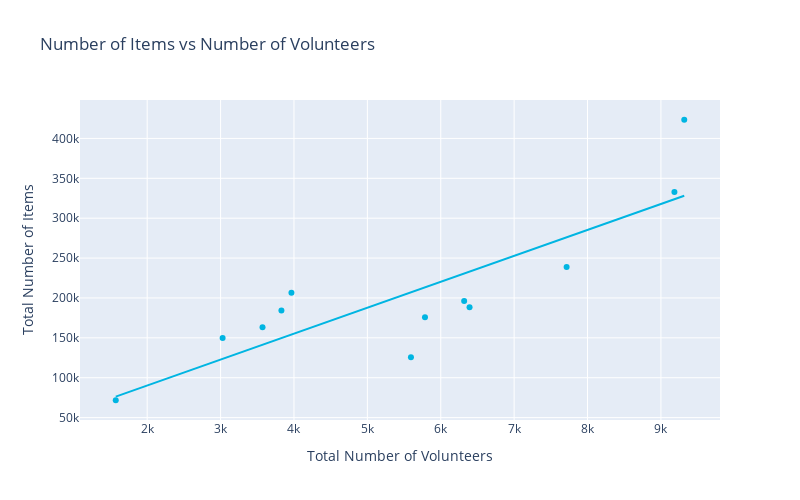

Notebook code cell kept with this figure:
### Markdown cell above
# Number of Volunteers vs Number of Debris Items

It looks like total number of trash items and number of volunteers might be correlated. It would make sense that the more people are doing cleanup, the more things get cleaned up to a certain extent. Below is a scatter plot with the number of items vs number of volunteers, each summarized over a one year period. The line is an ordinary least squares regression trendline fitted to the data points.

### Code cell
fig.data = []
fig = px.scatter(graph_maker.annual_data, 
                 x='Total Volunteers', 
                 y='Total Items', 
                 trendline="ols",
                 title="Number of Items vs Number of Volunteers",
                )
fig.update_layout(
    autosize=False,
    width=800,
    height=500,
    yaxis_title='Total Number of Items',
    xaxis_title='Total Number of Volunteers',
)
fig.update_traces(marker_color=graphs.SOS_BLUE)
fig.show()

### Figure 1 — Plotly figure (JSON) as saved in the notebook; plotly's stock layout.template omitted (floating-point values rounded to 4 significant figures)
{"data": [{"hovertemplate": "Total Volunteers=%{x}<br>Total Items=%{y}<extra></extra>", "legendgroup": "", "marker": {"color": "#00b5e2", "symbol": "circle"}, "mode": "markers", "name": "", "orientation": "v", "showlegend": false, "type": "scatter", "x": [9184, 9318, 7715, 6319, 5594, 5785, 6392.0, 1572.0, 3028.0, 3829, 3966.0, 3572.0], "xaxis": "x", "y": [332800.0, 423400.0, 238900.0, 196300.0, 125600.0, 175900.0, 188400.0, 71750.0, 149900.0, 184300.0, 206600.0, 163300.0], "yaxis": "y"}, {"hovertemplate": "<b>OLS trendline</b><br>Total Items = 32.5206 * Total Volunteers + 25161.2<br>R<sup>2</sup>=0.718910<br><br>Total Volunteers=%{x}<br>Total Items=%{y} <b>(trend)</b><extra></extra>", "legendgroup": "", "marker": {"color": "#00b5e2", "symbol": "circle"}, "mode": "lines", "name": "", "showlegend": false, "type": "scatter", "x": [1572.0, 3028.0, 3572.0, 3829, 3966.0, 5594, 5785, 6319, 6392.0, 7715, 9184, 9318], "xaxis": "x", "y": [76270.0, 123600.0, 141300.0, 149700.0, 154100.0, 207100.0, 213300.0, 230700.0, 233000.0, 276100.0, 323800.0, 328200.0], "yaxis": "y"}], "layout": {"autosize": false, "height": 500, "legend": {"tracegroupgap": 0}, "title": {"text": "Number of Items vs Number of Volunteers"}, "width": 800, "xaxis": {"anchor": "y", "autorange": true, "domain": [0, 1], "range": [1084.0, 9805.0], "title": {"text": "Total Number of Volunteers"}, "type": "linear"}, "yaxis": {"anchor": "x", "autorange": true, "domain": [0, 1], "range": [46990.0, 448200.0], "title": {"text": "Total Number of Items"}, "type": "linear"}}}
